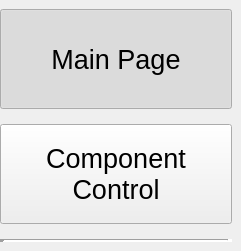
      <widget class="QWidget" name="MenuButtons" native="true">
       <property name="geometry">
        <rect>
         <x>0</x>
         <y>170</y>
         <width>241</width>
         <height>251</height>
        </rect>
       </property>
       <layout class="QVBoxLayout" name="verticalLayout_11">
        <property name="spacing">
         <number>6</number>
        </property>
        <property name="leftMargin">
         <number>0</number>
        </property>
        <property name="topMargin">
         <number>0</number>
        </property>
        <property name="rightMargin">
         <number>9</number>
        </property>
        <property name="bottomMargin">
         <number>0</number>
        </property>
        <item>
         <widget class="QPushButton" name="MainPageButton">
          <property name="sizePolicy">
           <sizepolicy hsizetype="Minimum" vsizetype="Preferred">
            <horstretch>0</horstretch>
            <verstretch>0</verstretch>
           </sizepolicy>
          </property>
          <property name="minimumSize">
           <size>
            <width>0</width>
            <height>100</height>
           </size>
          </property>
          <property name="maximumSize">
           <size>
            <width>16777215</width>
            <height>100</height>
           </size>
          </property>
          <property name="font">
           <font>
            <pointsize>20</pointsize>
           </font>
          </property>
          <property name="autoFillBackground">
           <bool>false</bool>
          </property>
          <property name="styleSheet">
           <string notr="true"/>
          </property>
          <property name="text">
           <string>Main Page</string>
          </property>
          <property name="icon">
           <iconset>
            <normaloff>icons/white/home-simple-door.svg</normaloff>icons/white/home-simple-door.svg</iconset>
          </property>
          <property name="iconSize">
           <size>
            <width>40</width>
            <height>40</height>
           </size>
          </property>
          <property name="checkable">
           <bool>true</bool>
          </property>
          <property name="checked">
           <bool>true</bool>
          </property>
          <attribute name="buttonGroup">
           <string notr="true">MenuButtonsGroup</string>
          </attribute>
         </widget>
        </item>
        <item>
         <widget class="QPushButton" name="ComponentControlButton">
          <property name="sizePolicy">
           <sizepolicy hsizetype="Minimum" vsizetype="Preferred">
            <horstretch>0</horstretch>
            <verstretch>0</verstretch>
           </sizepolicy>
          </property>
          <property name="minimumSize">
           <size>
            <width>0</width>
            <height>100</height>
           </size>
          </property>
          <property name="maximumSize">
           <size>
            <width>16777215</width>
            <height>100</height>
           </size>
          </property>
          <property name="font">
           <font>
            <pointsize>20</pointsize>
           </font>
          </property>
          <property name="styleSheet">
           <string notr="true"/>
          </property>
          <property name="text">
           <string>Component
Control</string>
          </property>
          <property name="icon">
           <iconset>
            <normaloff>icons/white/dimmer-switch.svg</normaloff>icons/white/dimmer-switch.svg</iconset>
          </property>
          <property name="iconSize">
           <size>
            <width>40</width>
            <height>40</height>
           </size>
          </property>
          <property name="checkable">
           <bool>true</bool>
          </property>
          <attribute name="buttonGroup">
           <string notr="true">MenuButtonsGroup</string>
          </attribute>
         </widget>
        </item>
        <item>
         <widget class="Line" name="line">
          <property name="lineWidth">
           <number>5</number>
          </property>
          <property name="orientation">
           <enum>Qt::Orientation::Horizontal</enum>
          </property>
         </widget>
        </item>
       </layout>
      </widget>
